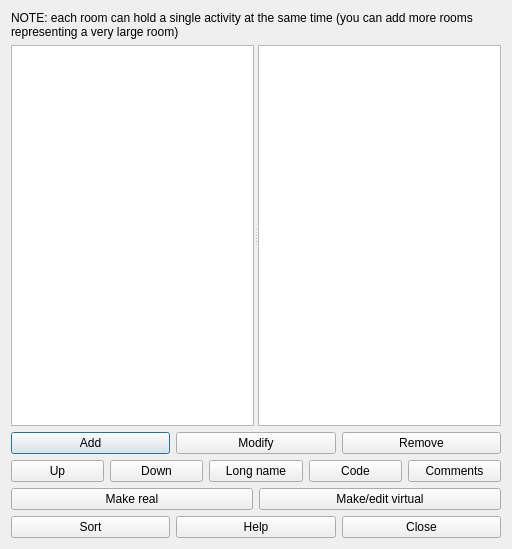
<?xml version="1.0" encoding="UTF-8"?>
<ui version="4.0">
 <class>RoomsForm_template</class>
 <widget class="QDialog" name="RoomsForm_template">
  <property name="geometry">
   <rect>
    <x>0</x>
    <y>0</y>
    <width>512</width>
    <height>549</height>
   </rect>
  </property>
  <property name="windowTitle">
   <string extracomment="The name of the rooms dialog">Rooms</string>
  </property>
  <layout class="QGridLayout" name="gridLayout">
   <item row="0" column="0">
    <widget class="QLabel" name="notesTextLabel">
     <property name="sizePolicy">
      <sizepolicy hsizetype="Minimum" vsizetype="Minimum">
       <horstretch>0</horstretch>
       <verstretch>0</verstretch>
      </sizepolicy>
     </property>
     <property name="text">
      <string>NOTE: each room can hold a single activity at the same time (you can add more rooms representing a very large room)</string>
     </property>
     <property name="textFormat">
      <enum>Qt::RichText</enum>
     </property>
     <property name="wordWrap">
      <bool>true</bool>
     </property>
    </widget>
   </item>
   <item row="1" column="0">
    <widget class="QSplitter" name="splitter">
     <property name="sizePolicy">
      <sizepolicy hsizetype="Expanding" vsizetype="Expanding">
       <horstretch>0</horstretch>
       <verstretch>0</verstretch>
      </sizepolicy>
     </property>
     <property name="orientation">
      <enum>Qt::Horizontal</enum>
     </property>
     <widget class="QListWidget" name="roomsListWidget"/>
     <widget class="QPlainTextEdit" name="currentRoomTextEdit"/>
    </widget>
   </item>
   <item row="2" column="0">
    <layout class="QHBoxLayout" name="horizontalLayout_2">
     <item>
      <widget class="QPushButton" name="addRoomPushButton">
       <property name="text">
        <string>Add</string>
       </property>
      </widget>
     </item>
     <item>
      <widget class="QPushButton" name="modifyRoomPushButton">
       <property name="text">
        <string>Modify</string>
       </property>
      </widget>
     </item>
     <item>
      <widget class="QPushButton" name="removeRoomPushButton">
       <property name="text">
        <string>Remove</string>
       </property>
      </widget>
     </item>
    </layout>
   </item>
   <item row="3" column="0">
    <layout class="QHBoxLayout" name="horizontalLayout_3">
     <item>
      <widget class="QPushButton" name="moveRoomUpPushButton">
       <property name="text">
        <string comment="It means move the item up in the list">Up</string>
       </property>
      </widget>
     </item>
     <item>
      <widget class="QPushButton" name="moveRoomDownPushButton">
       <property name="text">
        <string comment="It means move the item down in the list">Down</string>
       </property>
      </widget>
     </item>
     <item>
      <widget class="QPushButton" name="longNamePushButton">
       <property name="text">
        <string>Long name</string>
       </property>
      </widget>
     </item>
     <item>
      <widget class="QPushButton" name="codePushButton">
       <property name="text">
        <string>Code</string>
       </property>
      </widget>
     </item>
     <item>
      <widget class="QPushButton" name="commentsPushButton">
       <property name="text">
        <string>Comments</string>
       </property>
      </widget>
     </item>
    </layout>
   </item>
   <item row="4" column="0">
    <layout class="QHBoxLayout" name="horizontalLayout_4">
     <item>
      <widget class="QPushButton" name="makeRealPushButton">
       <property name="text">
        <string comment="It refers to a room. It means making (setting) this room real.">Make real</string>
       </property>
      </widget>
     </item>
     <item>
      <widget class="QPushButton" name="makeEditVirtualPushButton">
       <property name="text">
        <string comment="It refers to a room. It means making (setting) this room virtual.">Make/edit virtual</string>
       </property>
      </widget>
     </item>
    </layout>
   </item>
   <item row="5" column="0">
    <layout class="QHBoxLayout" name="horizontalLayout">
     <item>
      <widget class="QPushButton" name="sortRoomsPushButton">
       <property name="text">
        <string>Sort</string>
       </property>
      </widget>
     </item>
     <item>
      <widget class="QPushButton" name="helpPushButton">
       <property name="text">
        <string>Help</string>
       </property>
      </widget>
     </item>
     <item>
      <widget class="QPushButton" name="closePushButton">
       <property name="text">
        <string>Close</string>
       </property>
      </widget>
     </item>
    </layout>
   </item>
  </layout>
 </widget>
 <layoutdefault spacing="6" margin="11"/>
 <resources/>
 <connections/>
</ui>
